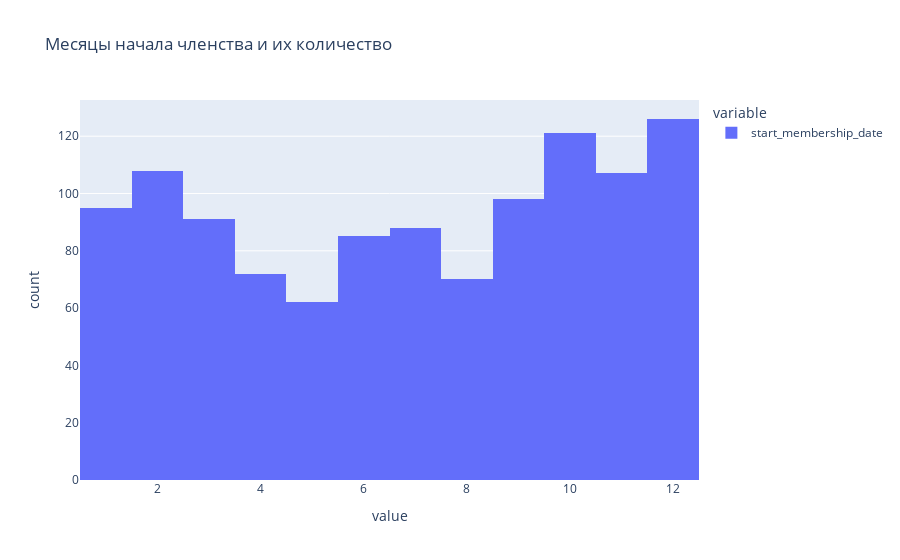

This figure's notebook cell:
### Markdown cell above
`TOP количеств встреч, посещенных за период`

| Встреч посетил | Как часто встречается |
| --- | --- |
| 1 | 881 |
| 9 | 321 |
| 10  |  316 |
| 11  |  230 |
| 7   |  178 |
| 8   |  169 |
| 12  |  135 |
| 6   |  123 |
| 5   |   88 |
| 4   |   85 |
| 3   |   73 |
| 2   |   59 |

В большом отрыве -- единственное посещение.  
9,10,11 -- самые устойчивые количества.

### Code cell
# Месяцы начала членства и их количество
members_plus_fmeets_by_mper_contact.start_membership_date.dt.month.hist(title='Месяцы начала членства и их количество')

### Figure 1 — Plotly figure (JSON) as saved in the notebook; plotly's stock layout.template omitted (floating-point values rounded to 4 significant figures; data arrays with more than 128 entries replaced by an {"elided": "..."} marker saying what was removed)
{"data": [{"alignmentgroup": "True", "bingroup": "x", "hovertemplate": "variable=start_membership_date<br>value=%{x}<br>count=%{y}<extra></extra>", "legendgroup": "start_membership_date", "marker": {"color": "#636efa", "pattern": {"shape": ""}}, "name": "start_membership_date", "offsetgroup": "start_membership_date", "orientation": "v", "showlegend": true, "type": "histogram", "x": {"elided": "1123 int values"}, "xaxis": "x", "yaxis": "y"}], "layout": {"barmode": "relative", "legend": {"title": {"text": "variable"}, "tracegroupgap": 0}, "title": {"text": "Месяцы начала членства и их количество"}, "xaxis": {"anchor": "y", "domain": [0, 1], "title": {"text": "value"}}, "yaxis": {"anchor": "x", "domain": [0, 1], "title": {"text": "count"}}}}
